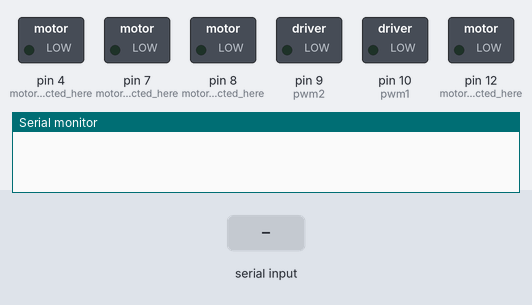
Simulated run of this sketch. Board: Arduino Uno, built with avr-gcc and run on an emulated ATmega328P. Shown: switched loads named in the sketch (green lamp = pin HIGH), the last lines printed to the serial monitor. The inputs (shaded band) are chosen by the test bench.

Above: at 1.2 s.
1.3 s: "b" received over Serial
At 2.5 s:
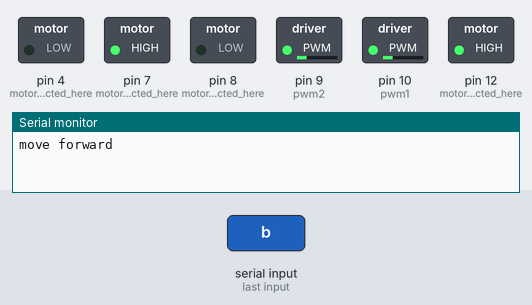
2.8 s: "f" received over Serial
At 3.7 s:
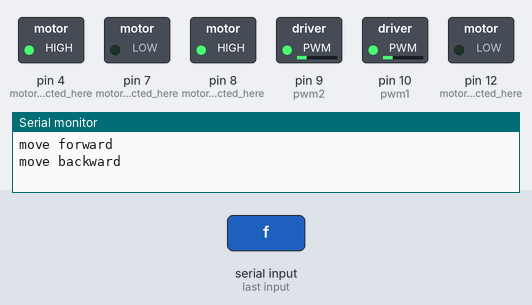
4.3 s: "l" received over Serial
At 4.9 s:
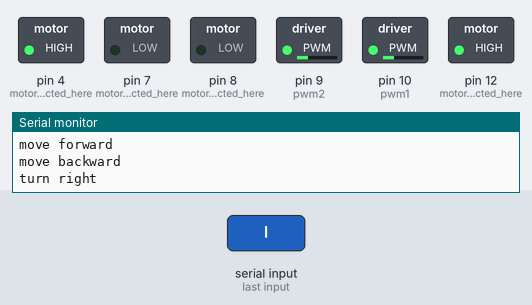
5.8 s: "r" received over Serial
At 7.0 s:
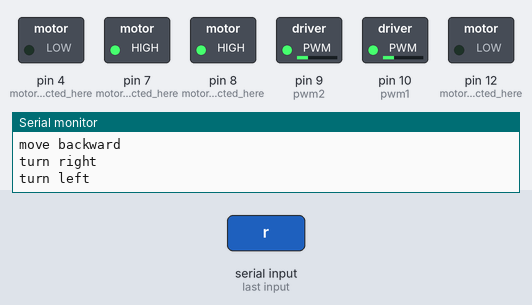
7.3 s: "s" received over Serial
At 8.4 s:
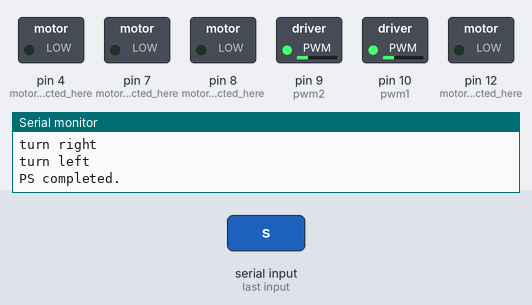
Timing chart, 0 to 9.8 s (numbered marks = the images above; inputs shaded):
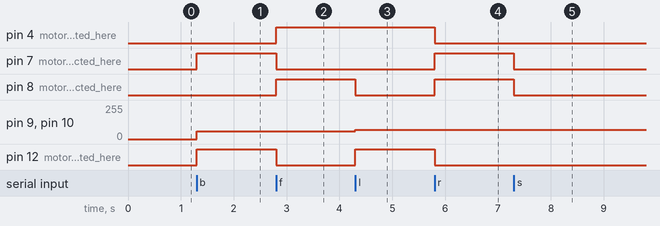

The sketch:

bot_code.ino
```cpp
#include<SoftwareSerial.h>
void setup() {
  // put your setup code here, to run once:
Serial.begin(9600);
pinMode(12,OUTPUT);   //motor 1 is connected here
pinMode(8,OUTPUT);    //motor 1 is connected here
pinMode(7,OUTPUT);    //motor 2 is connected here
pinMode(4,OUTPUT);    //motor 2 is connected here
pinMode(10,OUTPUT);   //pwm1
pinMode(9,OUTPUT);    //pwm2
}

void loop() {
  // put your main code here, to run repeatedly:
if(Serial.available()>0){
     char var = Serial.read();
      {
           if(var == 'b'){
            backward();
           }
           if(var == 'f'){
            forward();
           }
           if(var == 'l'){
            left();
           }
           if(var == 'r'){
            right();
           }
           if(var=='s'){
            stop_bot();
           }
      }
}
}
void backward(void){
     digitalWrite(12,HIGH);
     digitalWrite(8,LOW);
     digitalWrite(7,HIGH);
     digitalWrite(4,LOW);
     analogWrite(10,60);
     analogWrite(9,60);
     Serial.println("move forward");
}
void forward(void){
     digitalWrite(12,LOW);
     digitalWrite(8,HIGH);
     digitalWrite(7,LOW);
     digitalWrite(4,HIGH);
     analogWrite(10,60);
     analogWrite(9,60);
     Serial.println("move backward");
}
void left(void){
     digitalWrite(12,HIGH);
     digitalWrite(8,LOW);
     digitalWrite(7,LOW);
     digitalWrite(4,HIGH);
     analogWrite(10,70);
     analogWrite(9,70);
     Serial.println("turn right");
}
void right(void){
     digitalWrite(12,LOW);
     digitalWrite(8,HIGH);
     digitalWrite(7,HIGH);
     digitalWrite(4,LOW);
     analogWrite(10,70);
     analogWrite(9,70);
     Serial.println("turn left");
}
void blink_led(void){
     digitalWrite(13,HIGH);
     delay(1000);
     digitalWrite(13,LOW);
     Serial.println("LED on");
}
void stop_bot(void){
     digitalWrite(12,LOW);
     digitalWrite(8,LOW);
     digitalWrite(7,LOW);
     digitalWrite(4,LOW);
     Serial.println("PS completed.");
}
```

Measured:
- after the input at 1.3 s, pin 7 (motor_2_is_connected_here), pin 12 (motor_1_is_connected_here): LOW → HIGH at once; pin 9 (pwm2), pin 10 (pwm1): 0/255 → 60/255 at once
- after the input at 2.8 s, pin 4 (motor_2_is_connected_here), pin 8 (motor_1_is_connected_here): LOW → HIGH at once; pin 7 (motor_2_is_connected_here), pin 12 (motor_1_is_connected_here): HIGH → LOW at once
- after the input at 4.3 s, pin 8 (motor_1_is_connected_here): HIGH → LOW at once; pin 9 (pwm2), pin 10 (pwm1): 60/255 → 70/255 at once; pin 12 (motor_1_is_connected_here): LOW → HIGH at once
- after the input at 5.8 s, pin 4 (motor_2_is_connected_here), pin 12 (motor_1_is_connected_here): HIGH → LOW at once; pin 7 (motor_2_is_connected_here), pin 8 (motor_1_is_connected_here): LOW → HIGH at once
- after the input at 7.3 s, pin 7 (motor_2_is_connected_here), pin 8 (motor_1_is_connected_here): HIGH → LOW at once
